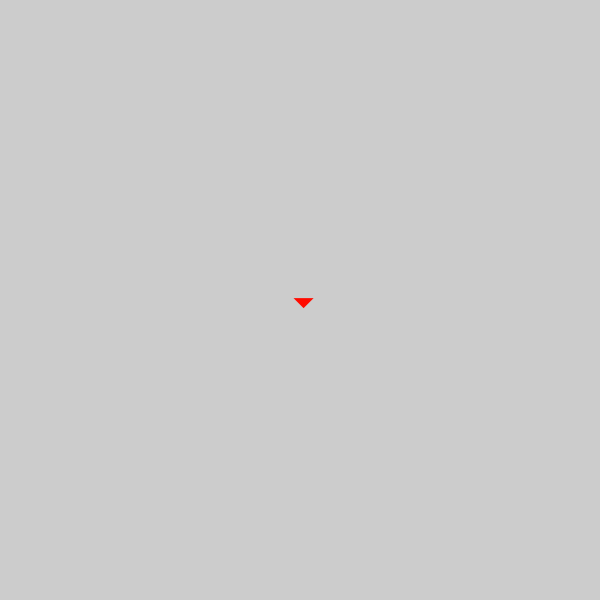
Frame 1 (no input)
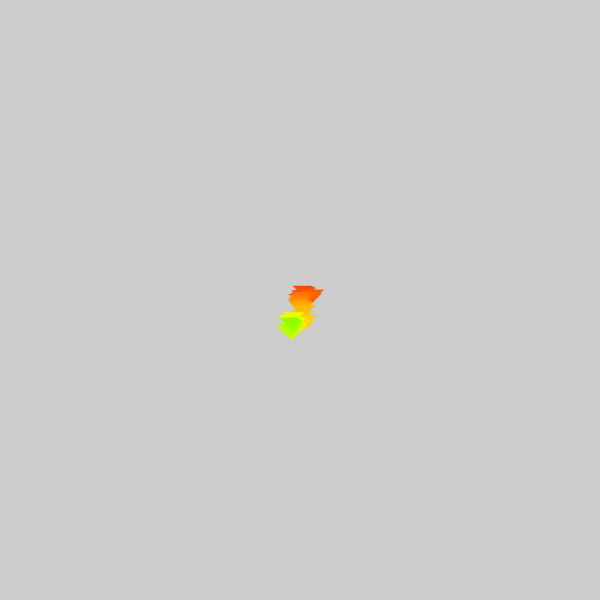
Frame 60 (the mouse pressed at the canvas centre just before this capture)
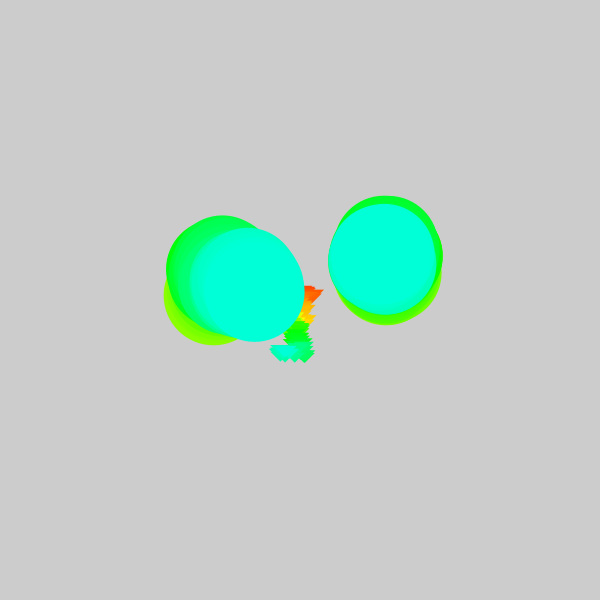
Frame 120 (the mouse held since frame 60 and released just before this capture)

The Processing sketch that drew these frames (run headless with seeded random() and noise(); from frame 60 on, the mouse is pressed at the canvas centre):

// Processing sketch: JitterBugClass
// ── JitterBugClass.pde
                      // Jason Cabrejos
                      // November 17, 2016
JitterBug bug;
JitterBug jit;
Beetle beet;

float c=1;
void setup(){
  
  size(600,600);
  noStroke();
  colorMode(HSB);
  bug = new JitterBug(width*0.33,height/2,50,c);
  jit = new JitterBug(width*0.66,height/2,10,c);
  beet = new Beetle(width/2,height/2,c);
}

void draw(){
  if(c>=255) c=1; else c++;
  jit.move();
  jit.setSize();
  jit.setColor();
  jit.display();
  
  bug.move();
  bug.setSize();
  bug.setColor();
  bug.display();
  
  beet.move();
  beet.setColor();
  beet.display();
  frameRate(c);
}
// ── Beetle.pde
class Beetle {
float x;
float y;
float speed = 5;
Beetle(float tempX, float tempY,float c){
x=tempX;
y=tempY;
}

void move(){
x+=random(-speed,speed);
y+=random(-speed,speed);
}

void display(){
beginShape();
vertex(x,y+10);
vertex(x-10,y);
vertex(x+10,y);
endShape(CLOSE);
}

void setColor(){
fill(c,255,255);
}
}
// ── JitterBug.pde
class JitterBug {
float x;
float y;
int diameter;
float speed = 5;
JitterBug(float tempX, float tempY,int tempDiameter,float c){
x=tempX;
y=tempY;
diameter=tempDiameter;
}

void move(){
x+=random(-speed,speed);
y+=random(-speed,speed);
}
void display(){
fill(c,255,255);
ellipse(x,y,diameter,diameter);
}

void setColor(){
fill(c,255,255);
}
void setSize(){
diameter=mouseX/3;
}
}
